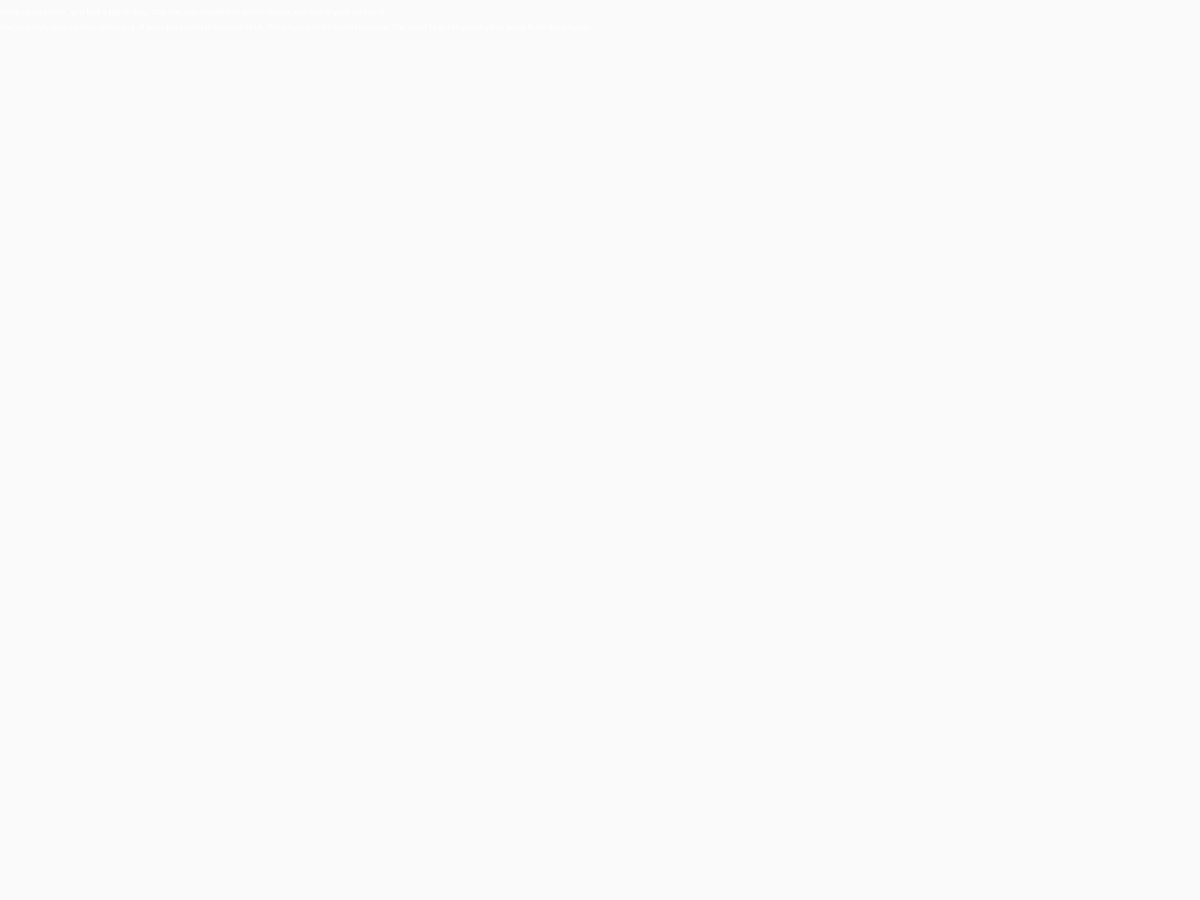
Frame 1 (no input)
Frame 60 (the mouse pressed at the canvas centre just before this capture): identical to frame 1, image omitted
Frame 120 (the mouse held since frame 60 and released just before this capture): blank canvas, image omitted

The Processing sketch that drew this single still picture (run headless with seeded random() and noise(); from frame 60 on, the mouse is pressed at the canvas centre):

// Processing sketch: TurkeyBall
// ── TurkeyBall.pde
void setup(){
  fullScreen();
}
void draw(){
  if(mousePressed == false){
    background(250, 250, 250);
    text("Once upon a time, you had a pet turkey. One day you decided to watch soccer and snuck your turkey in.",  0, 20);
    text("You're turkey managed to sneak out of your pack onto the soccer field. The players don't seem to notice. You need to guide your turkey away from the players.", 0, 40);
  }else{
    background(0, 250, 0);
    
  }
}
